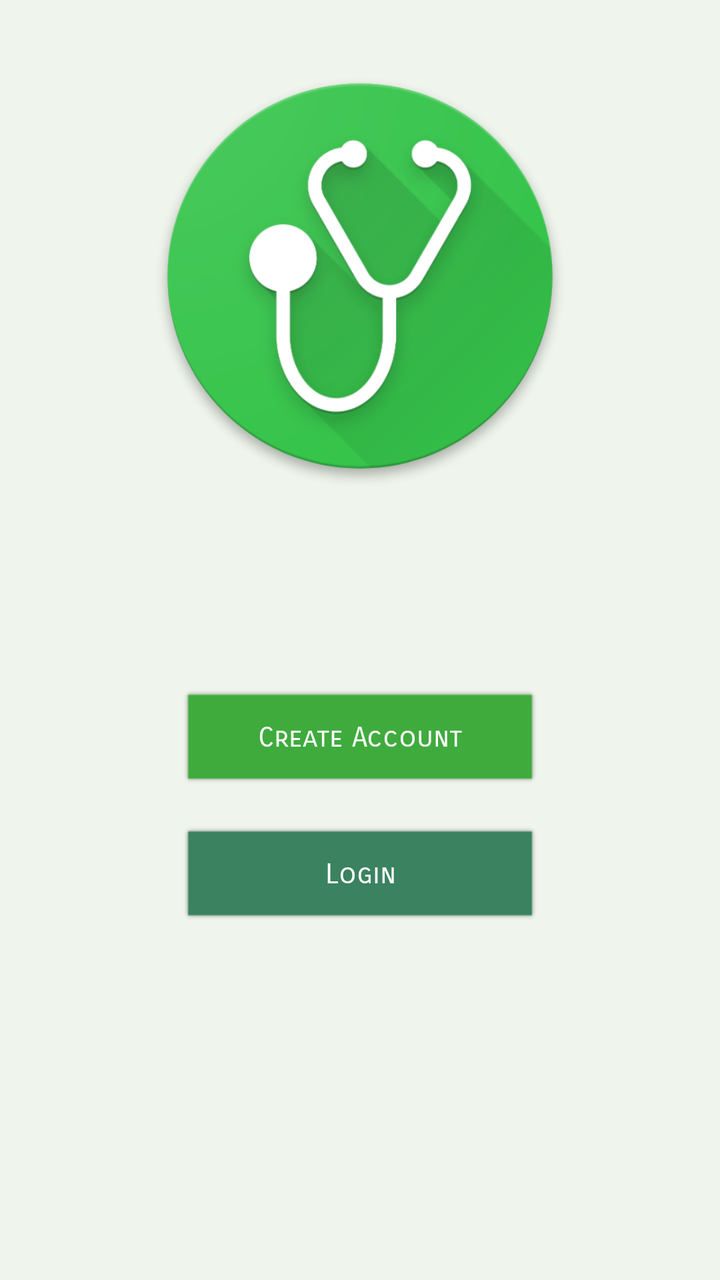
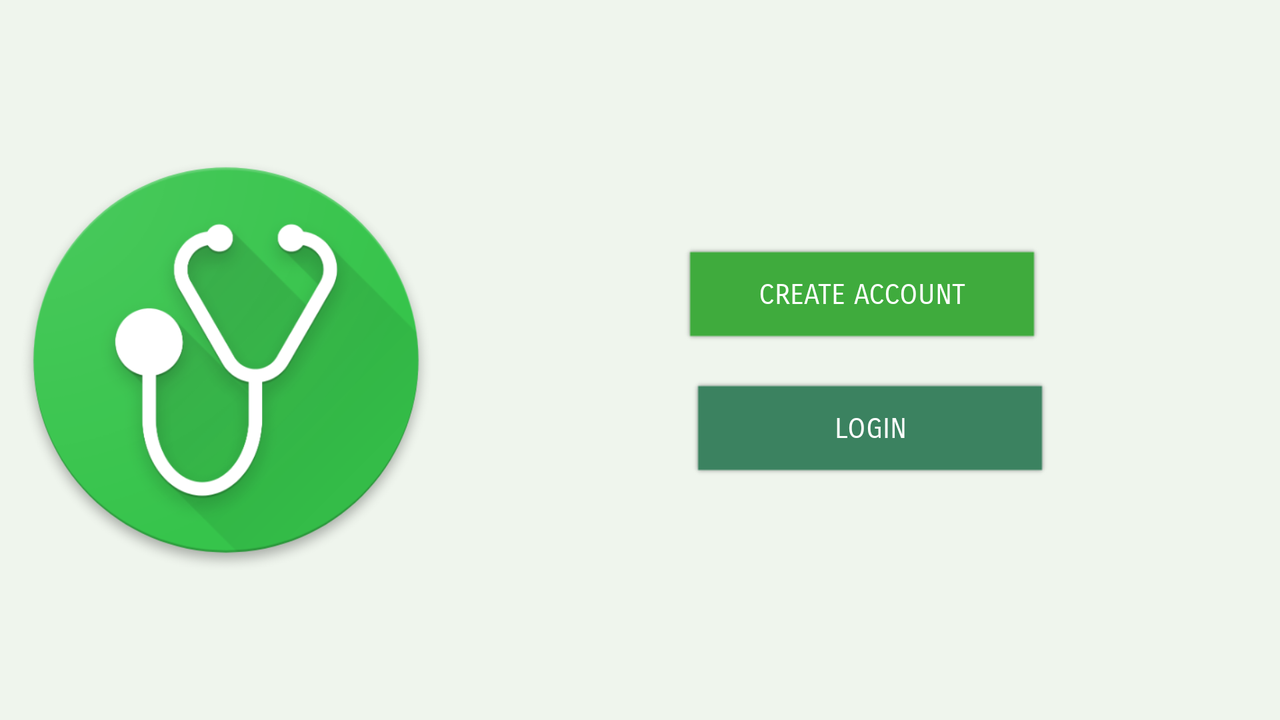

An Android layout and its configuration variant, each rendered on a device that would load it. The default file and the variant file are quoted in full after the pictures.
<!-- AndroidManifest.xml: application theme AppTheme -->
<!-- res/layout/activity_main.xml -->
<?xml version="1.0" encoding="utf-8"?>
<android.support.constraint.ConstraintLayout xmlns:android="http://schemas.android.com/apk/res/android"
    xmlns:app="http://schemas.android.com/apk/res-auto"
    xmlns:tools="http://schemas.android.com/tools"
    android:layout_width="match_parent"
    android:layout_height="match_parent"
    android:background="@color/loginCream"
    tools:context=".MainActivity">


    <ImageView
        android:id="@+id/logo"
        android:layout_width="210dp"
        android:layout_height="220dp"
        android:layout_marginEnd="8dp"
        android:layout_marginLeft="8dp"
        android:layout_marginRight="8dp"
        android:layout_marginStart="8dp"
        android:layout_marginTop="28dp"
        app:layout_constraintEnd_toEndOf="parent"
        app:layout_constraintStart_toStartOf="parent"
        app:layout_constraintTop_toTopOf="parent"
        app:srcCompat="@drawable/ic_logo" />

    <Button
        android:id="@+id/createAccount"
        android:layout_width="wrap_content"
        android:layout_height="wrap_content"
        android:layout_marginBottom="8dp"
        android:layout_marginEnd="8dp"
        android:layout_marginLeft="8dp"
        android:layout_marginRight="8dp"
        android:layout_marginStart="8dp"
        android:layout_marginTop="304dp"
        android:textAllCaps="false"
        android:background="@drawable/shadowlightgreen"
        android:fontFamily="sans-serif-smallcaps"
        android:text="@string/createAccount"
        app:layout_constraintBottom_toTopOf="@+id/loginButton"
        app:layout_constraintEnd_toEndOf="@+id/logo"
        app:layout_constraintStart_toStartOf="@+id/logo"
        app:layout_constraintTop_toTopOf="@+id/logo" />

    <Button
        android:id="@+id/loginButton"
        android:layout_width="wrap_content"
        android:layout_height="wrap_content"
        android:layout_marginBottom="8dp"
        android:layout_marginLeft="8dp"
        android:layout_marginStart="8dp"
        android:layout_marginTop="8dp"
        android:background="@drawable/shadowdarkgreen"
        android:fontFamily="sans-serif-smallcaps"
        android:text="Login"
        android:textAllCaps="false"
        app:layout_constraintBottom_toBottomOf="parent"
        app:layout_constraintEnd_toEndOf="@+id/createAccount"
        app:layout_constraintHorizontal_bias="1.0"
        app:layout_constraintStart_toStartOf="@+id/createAccount"
        app:layout_constraintTop_toBottomOf="@+id/logo"
        app:layout_constraintVertical_bias="0.478" />


</android.support.constraint.ConstraintLayout>
<!-- resources referenced by this layout -->
<resources>
  <color name="loginCream">#eff5ed</color>
  <!-- drawable ic_logo: png bitmap (drawable, 70122 bytes) -->
  <!-- drawable shadowdarkgreen: png bitmap (drawable, 620 bytes) -->
  <!-- drawable shadowlightgreen: png bitmap (drawable, 608 bytes) -->
  <string name="createAccount">Create Account</string>
  <style name="AppTheme" parent="Theme.AppCompat.NoActionBar">
          
          <item name="colorPrimary">@color/colorPrimary</item>
          <item name="colorPrimaryDark">@color/colorPrimaryDark</item>
          <item name="colorAccent">@color/actionBar</item>
      </style>
  <color name="colorPrimary">@color/loginCream</color>
  <color name="colorPrimaryDark">@color/loginCream</color>
  <color name="actionBar">#FF36C44B</color>
</resources>
<!-- res/layout-land/activity_main.xml (the repository's variant of the layout above) -->
<!-- drawn on the phone turned sideways -->
<?xml version="1.0" encoding="utf-8"?>
<android.support.constraint.ConstraintLayout xmlns:android="http://schemas.android.com/apk/res/android"
    xmlns:app="http://schemas.android.com/apk/res-auto"
    xmlns:tools="http://schemas.android.com/tools"
    android:layout_width="match_parent"
    android:layout_height="match_parent"
    android:background="@color/loginCream"
    tools:context=".MainActivity">


    <ImageView
        android:id="@+id/logo"
        android:layout_width="210dp"
        android:layout_height="220dp"
        android:layout_marginBottom="8dp"
        android:layout_marginEnd="8dp"
        android:layout_marginLeft="8dp"
        android:layout_marginRight="8dp"
        android:layout_marginStart="8dp"
        android:layout_marginTop="8dp"
        app:layout_constraintBottom_toBottomOf="parent"
        app:layout_constraintEnd_toEndOf="parent"
        app:layout_constraintHorizontal_bias="0.0"
        app:layout_constraintStart_toStartOf="parent"
        app:layout_constraintTop_toTopOf="parent"
        app:srcCompat="@drawable/ic_logo" />

    <Button
        android:id="@+id/createAccount"
        android:layout_width="wrap_content"
        android:layout_height="wrap_content"
        android:layout_marginBottom="8dp"
        android:layout_marginLeft="124dp"
        android:layout_marginStart="124dp"
        android:layout_marginTop="8dp"
        android:background="@drawable/shadowlightgreen"
        android:fontFamily="sans-serif-smallcaps"
        android:text="Create Account"
        app:layout_constraintBottom_toTopOf="@+id/loginButton"
        app:layout_constraintStart_toEndOf="@+id/logo"
        app:layout_constraintTop_toTopOf="@+id/logo"
        app:layout_constraintVertical_bias="0.803" />

    <Button
        android:id="@+id/loginButton"
        android:layout_width="wrap_content"
        android:layout_height="wrap_content"
        android:layout_marginBottom="52dp"
        android:layout_marginLeft="8dp"
        android:layout_marginStart="8dp"
        android:background="@drawable/shadowdarkgreen"
        android:fontFamily="sans-serif-smallcaps"
        android:text="Login"
        app:layout_constraintBottom_toBottomOf="@+id/logo"
        app:layout_constraintEnd_toEndOf="@+id/createAccount"
        app:layout_constraintStart_toStartOf="@+id/createAccount" />



</android.support.constraint.ConstraintLayout>
<!-- resources referenced by the variant -->
<!-- as the phone turned sideways resolves them -->
<resources>
  <color name="loginCream">#eff5ed</color>
  <!-- drawable ic_logo: png bitmap (drawable, 70122 bytes) -->
  <!-- drawable shadowdarkgreen: png bitmap (drawable, 620 bytes) -->
  <!-- drawable shadowlightgreen: png bitmap (drawable, 608 bytes) -->
  <style name="AppTheme" parent="Theme.AppCompat.NoActionBar">
          
          <item name="colorPrimary">@color/colorPrimary</item>
          <item name="colorPrimaryDark">@color/colorPrimaryDark</item>
          <item name="colorAccent">@color/actionBar</item>
      </style>
  <color name="colorPrimary">@color/loginCream</color>
  <color name="colorPrimaryDark">@color/loginCream</color>
  <color name="actionBar">#FF36C44B</color>
</resources>
